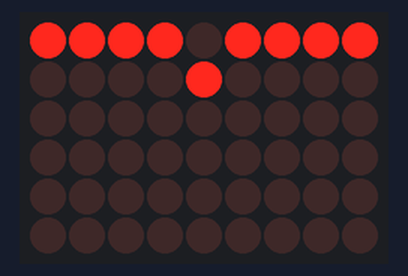
Simulated run of this sketch. Board: Arduino Mega 2560, built with avr-gcc and run on an emulated ATmega2560. Shown: 9×6 LED matrix. Wiring (inferred from the names in the program): LED cube drawn one layer per row (orientation assumed): layers pin 22, pin 24, pin 26, pin 23, pin 25, pin 27; columns pin 36, pin 38, pin 40, pin 42, pin 44, pin 46, pin 48, pin 50, pin 52. What the sketch prints to the serial monitor is not drawn.

Above: at 0.27 s.
At 4.7 s:
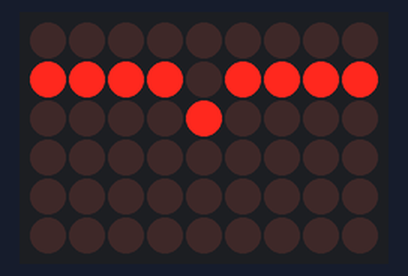
At 9.13 s:
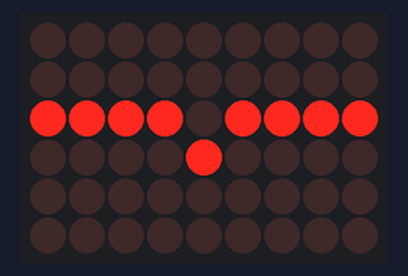
At 19.98 s:
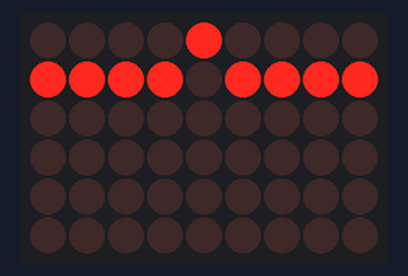
At 30.05 s:
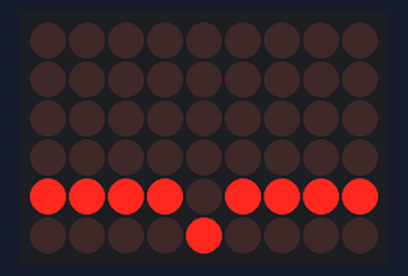
At 39.7 s:
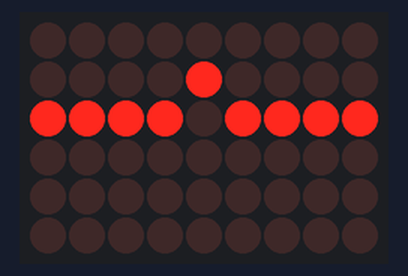

The sketch:

driver.ino
```cpp
#include <string.h>

#define BAUD 115200
#define PLANECOUNT 6
#define ROWSIZE 3
#define PLANESIZE ROWSIZE*ROWSIZE
#define CUBESIZE PLANECOUNT*PLANESIZE
#define USEC_DELAY 3000
#define DEMO_DELAY 400

/* NOTE: Arduino micros() rolls over after ~70 minutes */
/* WARNING: Maximum plane size is 49 by hardware limitation */

bool cube[CUBESIZE];
char curPlane = 0;
long waitUntil = 0;
char serialCounter = 0;

// Pin Definitions
/* MSB Oriented decoder */
/*
const char planeDecoder[3] = {11, 12, 13};
const char active[] = { 2, 3, 4, 5, 6, 7, 8,
                       9, 10, 14, 15, 16, 17, 18,
                       19, 20, 21, 22, 23, 24, 25,
                       26, 27, 28, 29, 30, 31, 32,
                       33, 34, 35, 36, 37, 38, 39,
                       40, 41, 42, 43, 44, 45, 46,
                       47, 48, 49, 50, 51, 52, 53 };
*/

const char planeDecoder[6] = {22, 24, 26, 23, 25, 27};
const char active[] = { 52, 50, 48, 46, 44, 42, 40,
                        38, 36 };

const bool scene[10][CUBESIZE] = {
  // Go up
  { true, true, true, true, false, true, true, true, true,
   false, false, false, false, true, false, false, false, false,
   false, false, false, false, false, false, false, false, false,
   false, false, false, false, false, false, false, false, false,
   false, false, false, false, false, false, false, false, false,
   false, false, false, false, false, false, false, false, false },
  { false, false, false, false, false, false, false, false, false,
    true, true, true, true, false, true, true, true, true,
    false, false, false, false, true, false, false, false, false,
    false, false, false, false, false, false, false, false, false,
    false, false, false, false, false, false, false, false, false,
    false, false, false, false, false, false, false, false, false },
  { false, false, false, false, false, false, false, false, false,
    false, false, false, false, false, false, false, false, false,
    true, true, true, true, false, true, true, true, true,
    false, false, false, false, true, false, false, false, false,
    false, false, false, false, false, false, false, false, false,
    false, false, false, false, false, false, false, false, false },
  { false, false, false, false, false, false, false, false, false,
    false, false, false, false, false, false, false, false, false,
    false, false, false, false, false, false, false, false, false,
    true, true, true, true, false, true, true, true, true,
    false, false, false, false, true, false, false, false, false,
    false, false, false, false, false, false, false, false, false },
  {  false, false, false, false, false, false, false, false, false,
    false, false, false, false, false, false, false, false, false,
    false, false, false, false, false, false, false, false, false,
    false, false, false, false, false, false, false, false, false,
    true, true, true, true, false, true, true, true, true,
    false, false, false, false, true, false, false, false, false },

    // And go down
  { false, false, false, false, false, false, false, false, false,
    false, false, false, false, false, false, false, false, false,
    false, false, false, false, false, false, false, false, false,
    false, false, false, false, false, false, false, false, false,
    false, false, false, false, true, false, false, false, false,
    true, true, true, true, false, true, true, true, true},
  { false, false, false, false, false, false, false, false, false,
    false, false, false, false, false, false, false, false, false,
    false, false, false, false, false, false, false, false, false,
    false, false, false, false, true, false, false, false, false,
    true, true, true, true, false, true, true, true, true,
    false, false, false, false, false, false, false, false, false},
  { false, false, false, false, false, false, false, false, false,
    false, false, false, false, false, false, false, false, false,
    false, false, false, false, true, false, false, false, false,
    true, true, true, true, false, true, true, true, true,
    false, false, false, false, false, false, false, false, false,
    false, false, false, false, false, false, false, false, false },
  { false, false, false, false, false, false, false, false, false,
    false, false, false, false, true, false, false, false, false,
    true, true, true, true, false, true, true, true, true,
    false, false, false, false, false, false, false, false, false,
    false, false, false, false, false, false, false, false, false,
    false, false, false, false, false, false, false, false, false },
  { false, false, false, false, true, false, false, false, false,
    true, true, true, true, false, true, true, true, true,
    false, false, false, false, false, false, false, false, false,
    false, false, false, false, false, false, false, false, false,
    false, false, false, false, false, false, false, false, false,
    false, false, false, false, false, false, false, false, false },
};

long nextScene = 0;
long curScene = 0;

void setup() {
  for ( unsigned i = 0; i < CUBESIZE; ++i ) {
    cube[i] = false;
  }
  pinMode( planeDecoder[0], OUTPUT );
  pinMode( planeDecoder[1], OUTPUT );
  pinMode( planeDecoder[2], OUTPUT );
  pinMode( planeDecoder[3], OUTPUT );
  pinMode( planeDecoder[4], OUTPUT );
  pinMode( planeDecoder[5], OUTPUT );

  for ( unsigned i = 0; i < 9; ++i )
    pinMode( active[i], OUTPUT );

  Serial.begin(BAUD);
  Serial.println("L3D v0.2 Initialized.");
}

void loop() {
  // Receive serial data
  //while ( Serial.available() ) {
    /*
    char data = Serial.read();
    data -= 65;
    Serial.print("Received: ");
    Serial.print( (unsigned char) data );
    Serial.print( "\t" );
    Serial.println( data, BIN );
    cube[ (unsigned char) data ] ^= 1;
    */
    //Serial.readBytes(cube, CUBESIZE);
  //}
  if ( millis() > nextScene ) {
    memcpy(cube, scene[curScene], CUBESIZE);
    nextScene = millis() + DEMO_DELAY;
    curScene == 9 ? curScene = 0 : curScene++;
  }

    // Put to cube
    /*
    if ( CUBESIZE - serialCounter*8 > 8 ) {
      cube[serialCounter*8] = data & 0x80;
      cube[serialCounter*8 + 1] = data & 0x40;
      cube[serialCounter*8 + 2] = data & 0x20;
      cube[serialCounter*8 + 3] = data & 0x10;
      cube[serialCounter*8 + 4] = data & 0x8;
      cube[serialCounter*8 + 5] = data & 0x4;
      cube[serialCounter*8 + 6] = data & 0x2;
      cube[serialCounter*8 + 7] = data & 0x1;
    }
    else if ( CUBESIZE - serialCounter*8 > 0 ) {
      for ( unsigned char i = 0; i < CUBESIZE - serialCounter*8; ++i )
        cube[serialCounter*8 + i] = data & ( 1 << i );
    }
    ++serialCounter;
  }
  serialCounter = 0; */

  // Serial.println("Loop start");

  // Sleep if not time to refresh
  while ( micros() < waitUntil );

  // Refresh next plane
  char planeSelect[6] = { curPlane == 0x0, curPlane == 0x1, curPlane == 0x2, curPlane == 0x3,
                           curPlane == 0x4, curPlane == 0x5 };
  digitalWrite(planeDecoder[0], planeSelect[0]);
  digitalWrite(planeDecoder[1], planeSelect[1]);
  digitalWrite(planeDecoder[2], planeSelect[2]);
  digitalWrite(planeDecoder[3], planeSelect[3]);
  digitalWrite(planeDecoder[4], planeSelect[4]);
  digitalWrite(planeDecoder[5], planeSelect[5]);

  // Hmm, maybe this can be unrolled? Does it need to be? *shrugs*
  for (unsigned u = 0; u < PLANESIZE; ++u)
    digitalWrite(active[u], cube[curPlane*PLANESIZE + u] ^ 1);

  // Next Plane
  curPlane == PLANECOUNT - 1 ? curPlane = 0 : ++curPlane;
  waitUntil = micros() + USEC_DELAY;
}
```

Measured:
- what the display in image 0 shows lasts 0.4 s, from 0.1 s to 0.5 s
